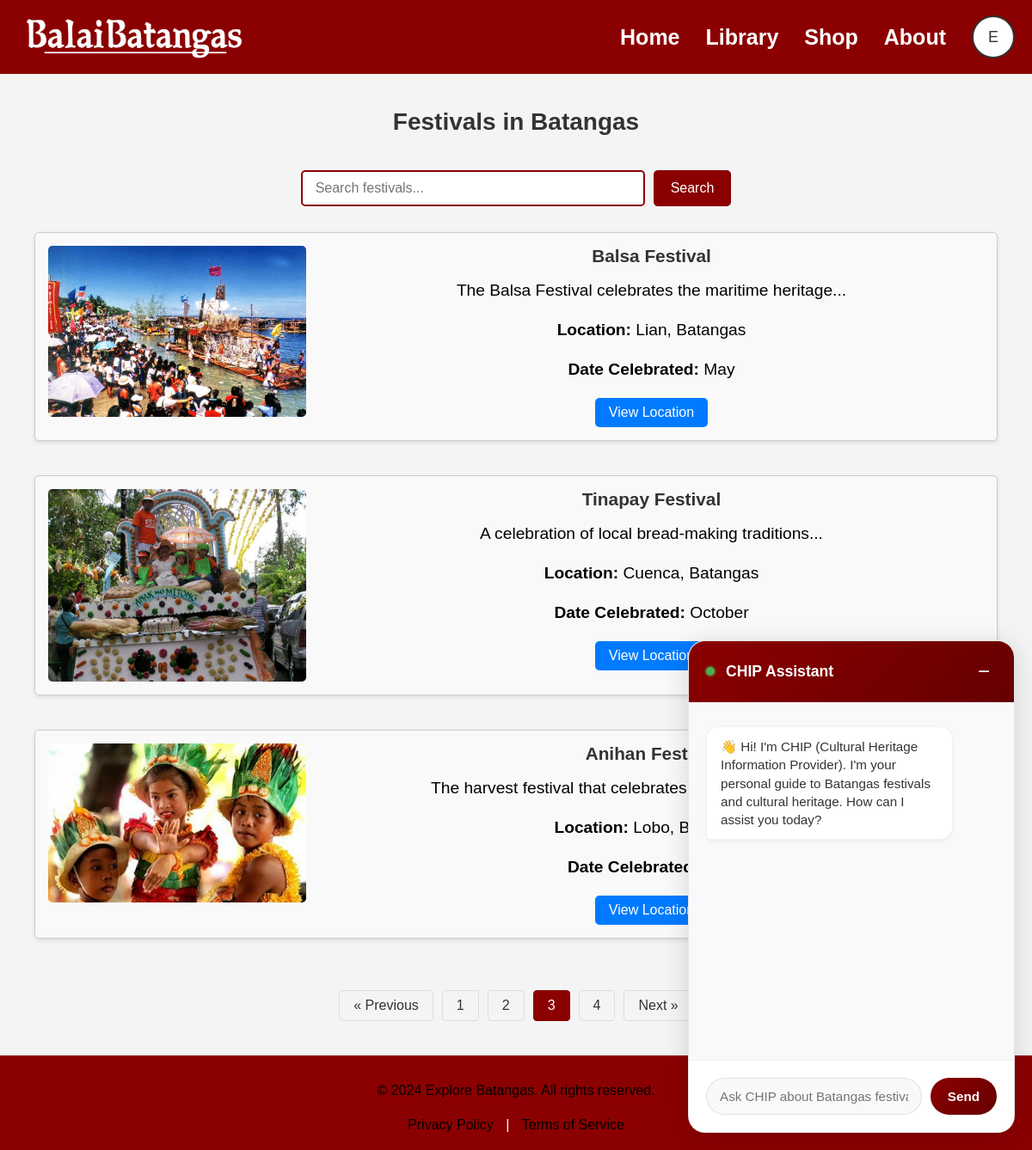
/library.php?page=3 (signed in), run on the app's committed database.
### tables this page shows
CREATE TABLE `users` (
  `user_id` int(11) NOT NULL,
  `username` varchar(255) NOT NULL,
  `password` varchar(255) NOT NULL,
  `email` varchar(255) NOT NULL,
  `role` varchar(256) NOT NULL,
  `profile_picture` varchar(256) NOT NULL
);

CREATE TABLE `library` (
  `festival_id` int(11) NOT NULL,
  `festival_name` varchar(255) NOT NULL,
  `festival_image` varchar(255) NOT NULL,
  `description` text NOT NULL,
  `location` varchar(255) NOT NULL,
  `map_coordinates` varchar(255) NOT NULL,
  `date_celebrated` varchar(100) NOT NULL,
  `created_at` timestamp NOT NULL DEFAULT current_timestamp(),
  `updated_at` timestamp NOT NULL DEFAULT current_timestamp() ON UPDATE current_timestamp(),
  `status` tinyint(1) NOT NULL DEFAULT 1
);

### library.php (the view, shortened to what this page needs)
<?php
include 'connection.php';
if (isset($_SESSION['user_id'])) {
    $user_id = $_SESSION['user_id'];
    $query = "SELECT profile_picture, username FROM users WHERE user_id = '$user_id'";
    $result = mysqli_query($conn, $query);
    $user = mysqli_fetch_assoc($result);
    $profile_picture = $user['profile_picture'];
    $username = $user['username'];
} else {
    header("Location: login.php");
    exit();
}
?>
<!DOCTYPE html>
<html lang="en">
<head>
</head>
<body>
    <header>
        <div class="logo">
            <img src="img/logo3.png" alt="Logo" />
        </div>
        <nav>
            <ul>
                <li><a href="home.php">Home</a></li>
                <li><a href="library.php">Library</a></li>
                <li><a href="shop.php">Shop</a></li>
                <li><a href="#">About</a></li>
                <div class="user-menu">
                    <?php if (!empty($profile_picture)): ?>
                        <img src="uploads/<?php echo $profile_picture; ?>" alt="Profile Picture" class="user-icon">
                    <?php else: ?>
                        <div class="user-icon">
                            <?php echo strtoupper($username[0]); ?>
                        </div>
                    <?php endif; ?>
                </div>
            </ul>
        </nav>
    </header>
    <main>
        <h1>Festivals in Batangas</h1>
        <div class="search-container">
            <form method="GET" action="" class="search-form">
                <input type="text" name="search" placeholder="Search festivals..."
                       value="<?php echo isset($_GET['search']) ? htmlspecialchars($_GET['search']) : ''; ?>">
                <button type="submit" class="search-btn">Search</button>
            </form>
        </div>
        <div class="cultural-heritage-layout">
            <?php
            $items_per_page = 3;
            $search = isset($_GET['search']) ? mysqli_real_escape_string($conn, $_GET['search']) : '';
            $count_query = "SELECT COUNT(*) as total FROM library WHERE status = 1";
            $count_result = mysqli_query($conn, $count_query);
            $row = mysqli_fetch_assoc($count_result);
            $total_items = $row['total'];
            $total_pages = ceil($total_items / $items_per_page);
            $current_page = isset($_GET['page']) ? (int)$_GET['page'] : 1;
            $current_page = max(1, min($current_page, $total_pages));
            $offset = ($current_page - 1) * $items_per_page;
            $query = "SELECT * FROM library WHERE status = 1";
            $query .= " ORDER BY festival_id LIMIT $offset, $items_per_page";
            $result = mysqli_query($conn, $query);
            while ($festival = mysqli_fetch_assoc($result)) {
                ?>
                <div class="gallery-item">
                    <div class="gallery-content">
                        <img src="img/<?php echo $festival['festival_image']; ?>" alt="<?php echo $festival['festival_name']; ?>" />
                        <div class="gallery-text">
                            <label class="gallery-label"><?php echo $festival['festival_name']; ?></label>
                            <p><?php echo $festival['description']; ?></p>
                            <p><strong>Location:</strong> <?php echo $festival['location']; ?></p>
                            <p><strong>Date Celebrated:</strong> <?php echo $festival['date_celebrated']; ?></p>
                            <a href="#" class="location-btn" onclick="openMap('mapModal<?php echo $festival['festival_id']; ?>')">View Location</a>
                        </div>
                    </div>
                </div>
            <?php } ?>
            <div class="pagination">
                <?php if ($current_page > 1): ?>
                    <a href="?page=<?php echo ($current_page - 1); ?><?php echo $search ? '&search='.urlencode($search) : ''; ?>"
                       class="page-link">&laquo; Previous</a>
                <?php endif; ?>
                <?php for ($i = 1; $i <= $total_pages; $i++): ?>
                    <a href="?page=<?php echo $i; ?><?php echo $search ? '&search='.urlencode($search) : ''; ?>"
                       class="page-link <?php echo ($i == $current_page) ? 'active' : ''; ?>">
                        <?php echo $i; ?>
                    </a>
                <?php endfor; ?>
                <?php if ($current_page < $total_pages): ?>
                    <a href="?page=<?php echo ($current_page + 1); ?><?php echo $search ? '&search='.urlencode($search) : ''; ?>"
                       class="page-link">Next &raquo;</a>
                <?php endif; ?>
            </div>
        </div>
    </main>
    <footer>
        <div class="footer-content">
            <p>&copy; 2024 Explore Batangas. All rights reserved.</p>
            <div class="footer-links">
                <a href="#">Privacy Policy</a> |
                <a href="#">Terms of Service</a>
            </div>
        </div>
    </footer>
    <div class="chat-widget" id="chatWidget">
        <div class="chat-header" onclick="toggleChat()">
            <span>CHIP Assistant</span>
            <button class="minimize-btn">−</button>
        </div>
        <div class="chat-body">
            <div class="chat-messages" id="chatMessages">
                <div class="message bot">
                    👋 Hi! I'm CHIP (Cultural Heritage Information Provider). I'm your personal guide to Batangas festivals and cultural heritage. How can I assist you today?
                </div>
            </div>
            <div class="chat-input">
                <input type="text" id="userInput" placeholder="Ask CHIP about Batangas festivals...">
                <button onclick="sendMessage()">
                    Send
                </button>
            </div>
        </div>
    </div>
</body>
</html>

### data on the page
users: username "E"
library: festival_image (picture), festival_name "Balsa Festival", description "The Balsa Festival celebrates the maritime heritage...", location "Lian, Batangas", date_celebrated "May"
library: festival_image (picture), festival_name "Tinapay Festival", description "A celebration of local bread-making traditions...", location "Cuenca, Batangas", date_celebrated "October"
library: festival_image (picture), festival_name "Anihan Festival", description "The harvest festival that celebrates agricultural abundance...", location "Lobo,…"
